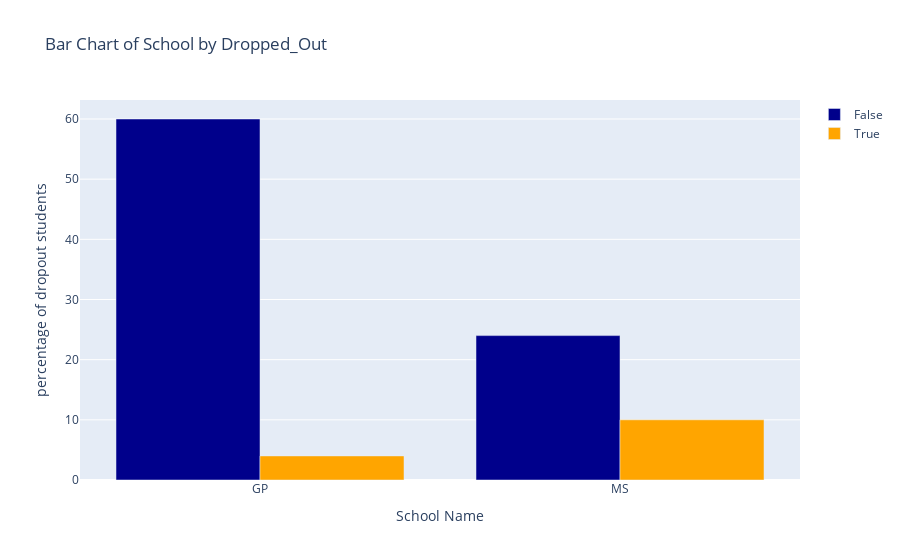

Notebook code for this chart:
### Markdown cell above
<div 
style="
/* color:white;
background-color:#141414; */
color:black;
background-color:#d9d9d9;
border-radius:10px;
padding:1%;
font-size:1em;
border: 1px solid #3f37c9;
"> 
🔎 <b>We can see that:</b>
<ul>
    <li>Most of the students in GP school are of age 15 to 18 years.</li>
    <li>Most of the students in MS school are of age 16 to 18 years.</li>
</ul></div>

### Code cell
school_col = df_coloumns[0]  # School column
dropout_col = df_coloumns[33]  # dropout column

# Group by school and dropout, and count the percentage of occurrences
dropout_counts = df.groupby([school_col, dropout_col]).size().fillna(0).unstack()
dropout_counts = (dropout_counts*100)//df.shape[0]

# Create the figure
fig = go.Figure()

# Add bars for each dropout as separate traces, creating a stacked effect
for dropout in dropout_counts.columns:
    fig.add_trace(
        go.Bar(
            x=dropout_counts.index,
            y=dropout_counts[dropout],
            name=str(dropout),
            marker_color="orange" if dropout == True else "darkblue"  # Different colors for each dropout
        )
    )

# Update layout with stacked option
fig.update_layout(
    title_text=f'Bar Chart of {school_col} by {dropout_col}',
    xaxis_title='School Name',
    yaxis_title='percentage of dropout students',
)

fig.show()

### Figure 1 — Plotly figure (JSON) as saved in the notebook; plotly's stock layout.template omitted (floating-point values rounded to 4 significant figures)
{"data": [{"marker": {"color": "darkblue"}, "name": "False", "type": "bar", "x": ["GP", "MS"], "y": [60, 24]}, {"marker": {"color": "orange"}, "name": "True", "type": "bar", "x": ["GP", "MS"], "y": [4, 10]}], "layout": {"title": {"text": "Bar Chart of School by Dropped_Out"}, "xaxis": {"title": {"text": "School Name"}}, "yaxis": {"title": {"text": "percentage of dropout students"}}}}
